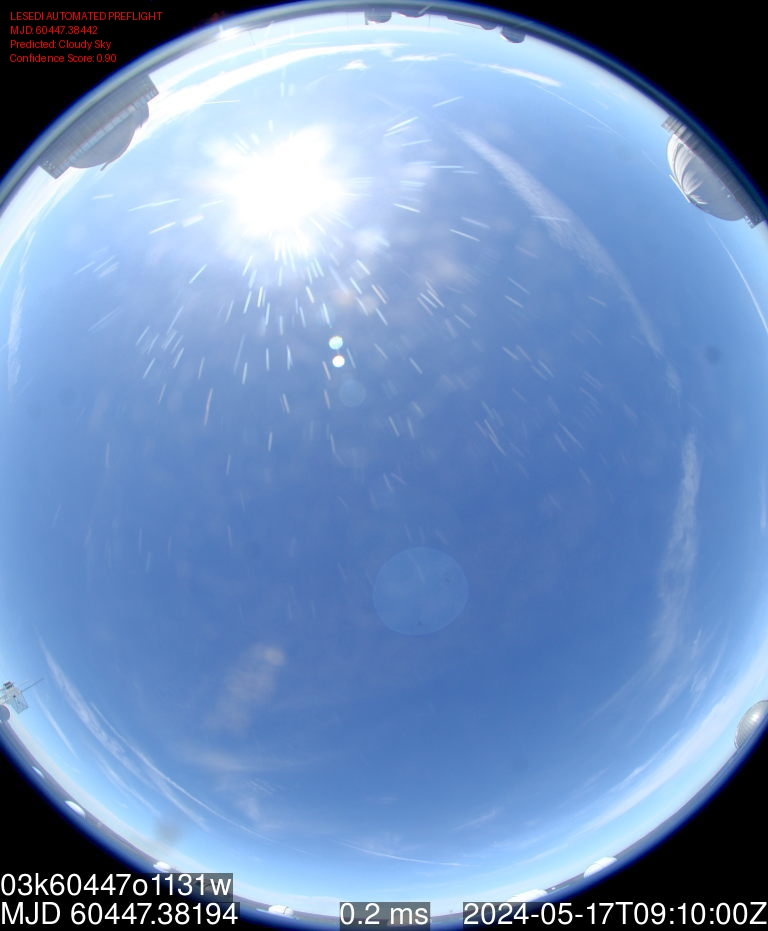
#> input picture latest_classified_allsky_image.jpg, 768 x 931 px
$ python -i cv_analysis.py   (imports and definitions only)
#> lines starting #> are read from the running program, lines starting #| are printed output that depends on the picture; after the words box and inside, x2 and y2 are one past the last pixel; in counts of white or black regions, pixels touching at a corner belong together
import cv2
import numpy as np


def analyse_cloud_cover(image_path):
    # Load the image
#> called with image_path = '../latest_classified_allsky_image.jpg'
    image = cv2.imread(image_path)
#> image is the input picture: shape (931, 768, 3); mean B, G, R 188, 143.5, 112.8

    # Get image dimensions
    height, width = image.shape[:2]
#> height = 931; width = 768

    # Define the diameter of the circular ROI (2/3 of the width)
    roi_diameter = int(5/6 * width)
#> roi_diameter = 640
    roi_radius = roi_diameter // 2
#> roi_radius = 320

    # Define the center of the circular ROI
    center_x = width // 2
#> center_x = 384
    center_y = height // 2
#> center_y = 465

    # Create a black background image with the same dimensions as the original image
    overlay = np.zeros_like(image)

    # Convert the image to the HSV color space
    hsv = cv2.cvtColor(image, cv2.COLOR_BGR2HSV)
#> hsv: shape (931, 768, 3); mean H, S, V 95.7, 100.5, 188.4

    # Create a circular mask on the HSV image
    hsv_roi = np.zeros_like(hsv)
    cv2.circle(hsv_roi, (center_x, center_y), roi_radius, (255, 255, 255), thickness=-1)
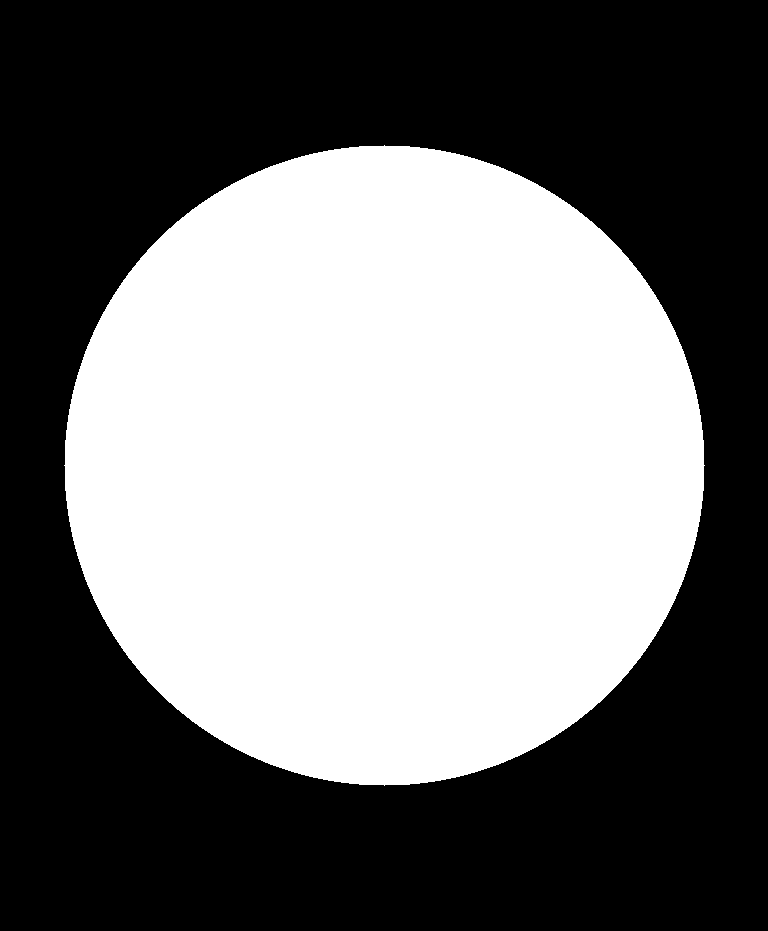
#> hsv_roi: shape (931, 768, 3); 45% white; 1 white region, box (x1, y1, x2, y2) and area: (64, 145, 705, 786) 321657

    # Threshold the HSV ROI to get only the sky region
    lower_sky = np.array([90, 50, 50])
    upper_sky = np.array([130, 255, 255])
    roi_mask = cv2.inRange(hsv, lower_sky, upper_sky)
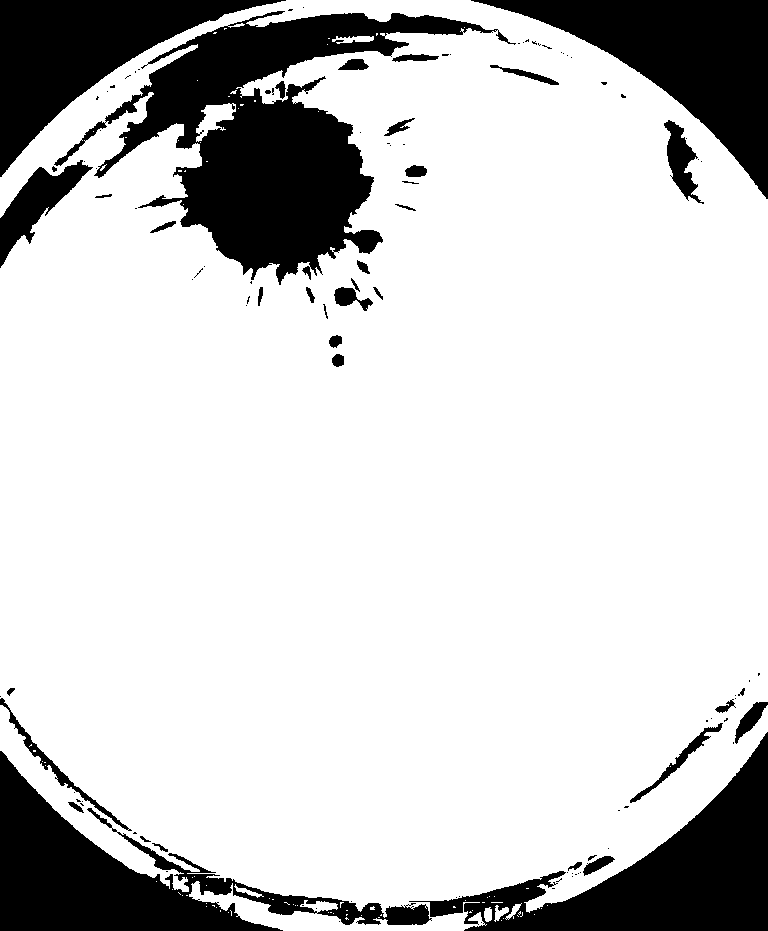
#> roi_mask: shape (931, 768); 80.3% white; 113 black regions (73 under 20 px), largest, box (x1, y1, x2, y2) and area: (54, 11, 516, 285) 42251, (0, 751, 432, 931) 23943, (409, 732, 768, 931) 23880

    # Count non-zero pixels in the mask
    sky_pixels = cv2.countNonZero(roi_mask)
#> sky_pixels = 574306

    # Calculate the total number of pixels in the ROI
    roi_total_pixels = np.count_nonzero(hsv_roi)
#> roi_total_pixels = 964971

    # Calculate the percentage of sky pixels within the ROI
    sky_percentage = (sky_pixels / roi_total_pixels) * 100
#> sky_percentage = 59.52

    # Define a threshold for cloud cover percentage
    cloud_threshold = 40  # You may adjust this threshold as needed

    # Determine if there is cloud cover based on the percentage of sky pixels within the ROI
    if sky_percentage > cloud_threshold:
        text_color = (0, 255, 0)  # Green color for no clouds
        ring_color = (0, 255, 0)  # Green color for no clouds
        cloud_status = "No Cloud Warning"
    else:
        text_color = (0, 0, 255)  # Red color for clouds
        ring_color = (0, 0, 255)  # Red color for clouds
        cloud_status = "Cloud Warning"

    # Draw the circular ring on the overlay
    cv2.circle(overlay, (center_x, center_y), roi_radius, ring_color, thickness=2)
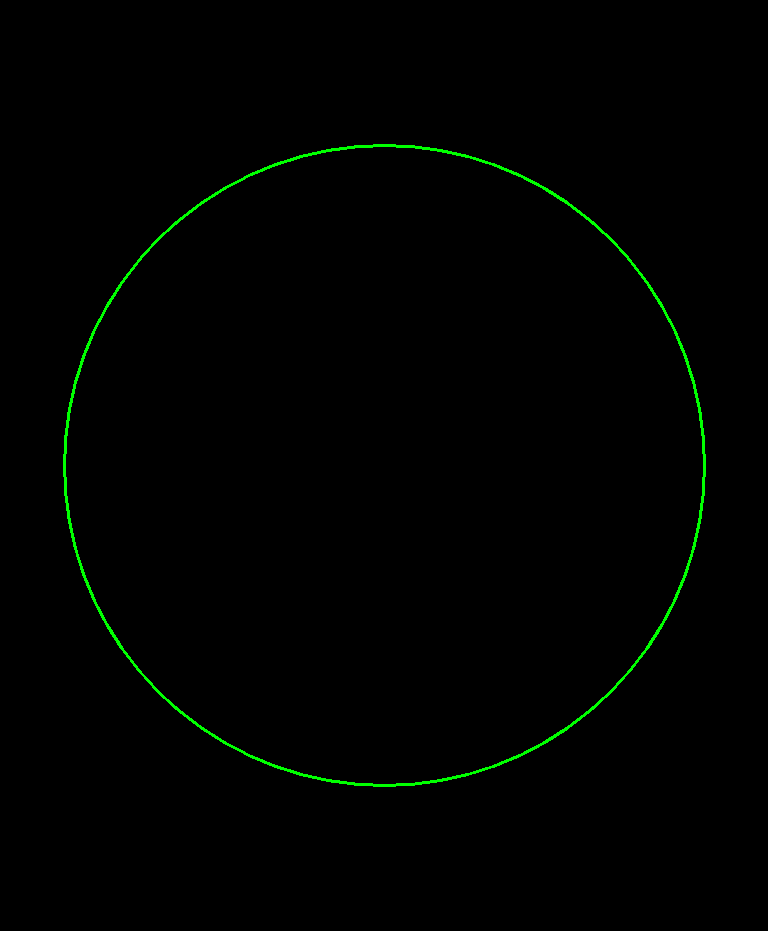
#> overlay: shape (931, 768, 3); mean of channels 0, 1, 2 0, 2.1, 0; drawn as B, G, R

    # Blend the overlay with the original image
    alpha = 0.5  # Overlay transparency (adjust as needed)
    result = cv2.addWeighted(overlay, alpha, image, 1 - alpha, 0)
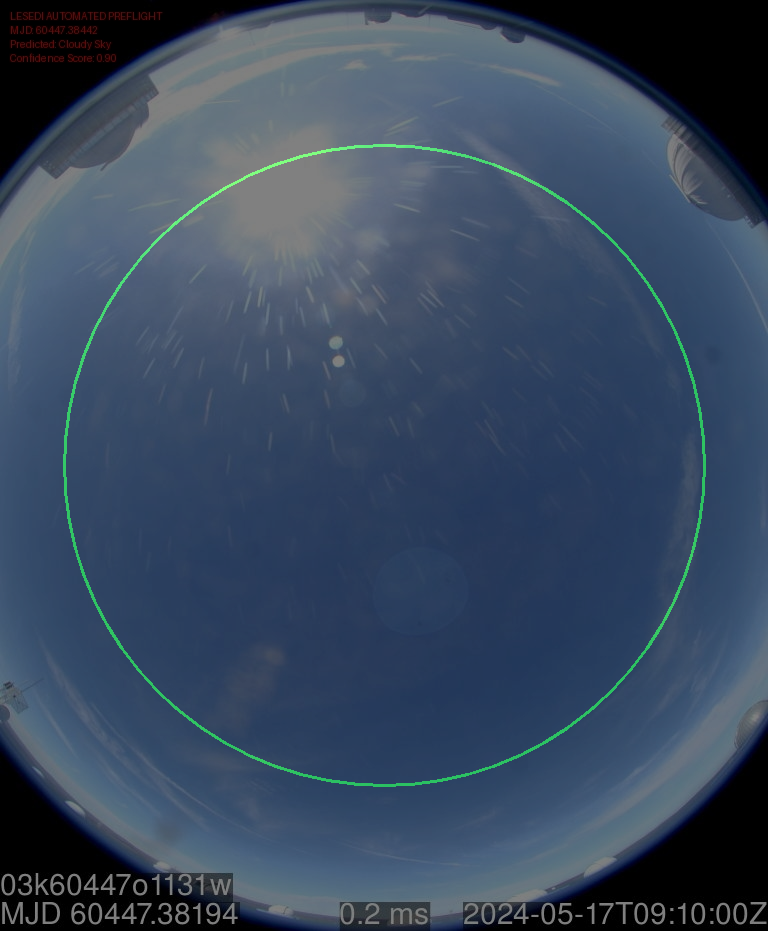
#> result: shape (931, 768, 3); mean of channels 0, 1, 2 94.1, 72.8, 56.4; drawn as B, G, R

    # Write the cloud status on the image
    text = "Sky Percentage: {:.2f}% - {}".format(sky_percentage, cloud_status)
    font = cv2.FONT_HERSHEY_SIMPLEX
    cv2.putText(result, text, (center_x - 150, center_y + roi_radius + 50), font, 0.7, text_color, 2)
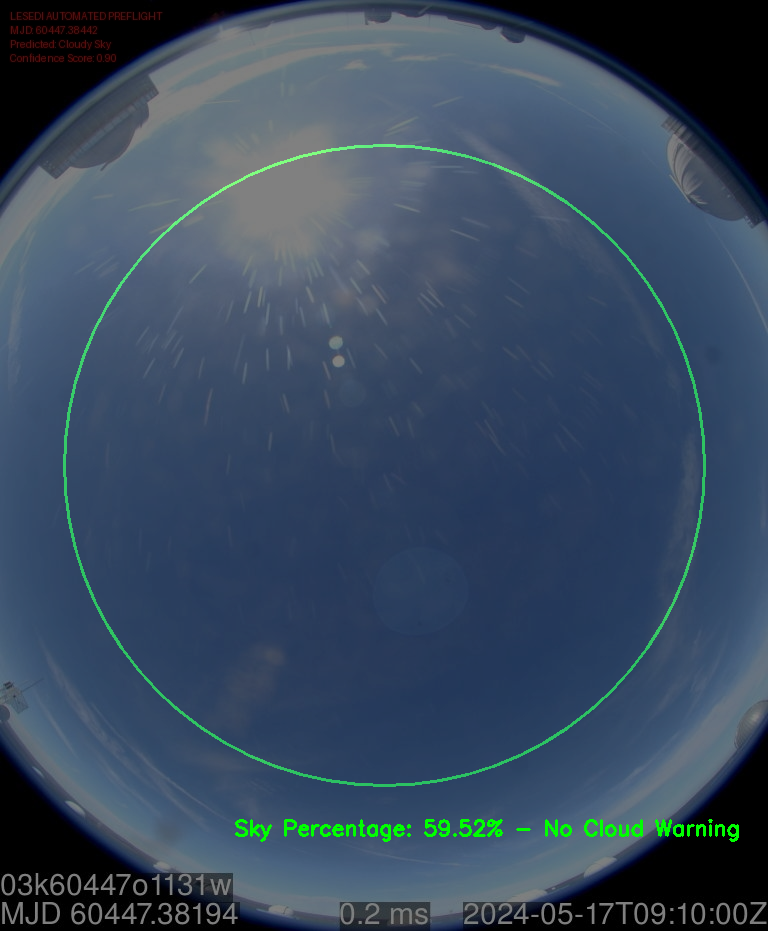
#> result: shape (931, 768, 3); 0.47% of pixels changed, all inside (x1, y1, x2, y2) = (235, 819, 739, 842); drawn as B, G, R

    # Display the result
    cv2.imshow('Result', result)
    cv2.waitKey(0)
    cv2.destroyAllWindows()

>>> result = analyse_cloud_cover('../latest_classified_allsky_image.jpg')
